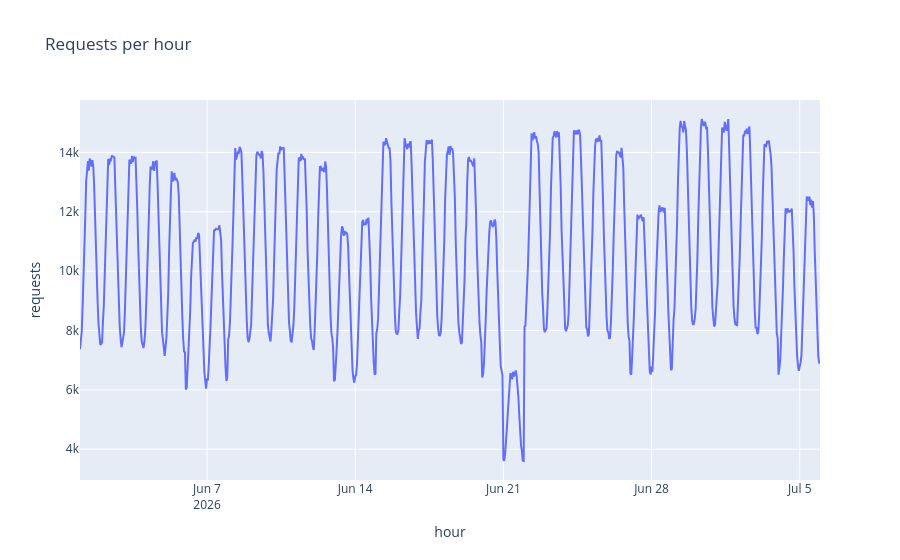

Notebook cell for this chart:
### Code cell
px.line(df, x="hour", y="requests", title="Requests per hour")

### Figure 1 — Plotly figure (JSON) as saved in the notebook; plotly's stock layout.template omitted (floating-point values rounded to 4 significant figures; data arrays with more than 128 entries replaced by an {"elided": "..."} marker saying what was removed)
{"data": [{"hovertemplate": "hour=%{x}<br>requests=%{y}<extra></extra>", "legendgroup": "", "line": {"color": "#636efa", "dash": "solid"}, "marker": {"symbol": "circle"}, "mode": "lines", "name": "", "orientation": "v", "showlegend": false, "type": "scatter", "x": {"elided": "840 str values"}, "xaxis": "x", "y": {"elided": "840 int values"}, "yaxis": "y"}], "layout": {"legend": {"tracegroupgap": 0}, "title": {"text": "Requests per hour"}, "xaxis": {"anchor": "y", "domain": [0.0, 1.0], "title": {"text": "hour"}}, "yaxis": {"anchor": "x", "domain": [0.0, 1.0], "title": {"text": "requests"}}}}
